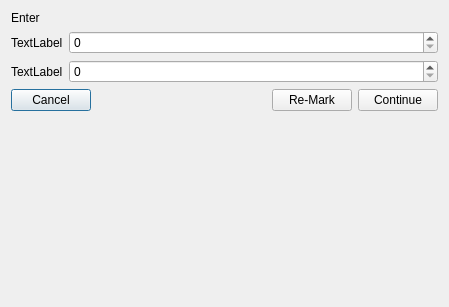
<?xml version="1.0" encoding="UTF-8"?>
<ui version="4.0">
 <class>Dialog</class>
 <widget class="QDialog" name="Dialog">
  <property name="geometry">
   <rect>
    <x>0</x>
    <y>0</y>
    <width>449</width>
    <height>307</height>
   </rect>
  </property>
  <property name="windowTitle">
   <string>Marker Tool</string>
  </property>
  <layout class="QFormLayout" name="formLayout">
   <item row="3" column="0" colspan="2">
    <layout class="QHBoxLayout" name="horizontalLayout">
     <item>
      <widget class="QPushButton" name="pushButton_2">
       <property name="text">
        <string>Cancel</string>
       </property>
      </widget>
     </item>
     <item>
      <spacer name="horizontalSpacer">
       <property name="orientation">
        <enum>Qt::Horizontal</enum>
       </property>
       <property name="sizeHint" stdset="0">
        <size>
         <width>40</width>
         <height>20</height>
        </size>
       </property>
      </spacer>
     </item>
     <item>
      <widget class="QPushButton" name="pushButton_3">
       <property name="text">
        <string>Re-Mark</string>
       </property>
      </widget>
     </item>
     <item>
      <widget class="QPushButton" name="pushButton">
       <property name="text">
        <string>Continue</string>
       </property>
      </widget>
     </item>
    </layout>
   </item>
   <item row="1" column="1">
    <widget class="QSpinBox" name="spinBox"/>
   </item>
   <item row="2" column="1">
    <widget class="QSpinBox" name="spinBox_2"/>
   </item>
   <item row="1" column="0">
    <widget class="QLabel" name="label">
     <property name="text">
      <string>TextLabel</string>
     </property>
    </widget>
   </item>
   <item row="2" column="0">
    <widget class="QLabel" name="label_2">
     <property name="text">
      <string>TextLabel</string>
     </property>
    </widget>
   </item>
   <item row="0" column="0" colspan="2">
    <widget class="QLabel" name="label_3">
     <property name="text">
      <string>Enter</string>
     </property>
    </widget>
   </item>
  </layout>
 </widget>
 <resources/>
 <connections/>
</ui>
